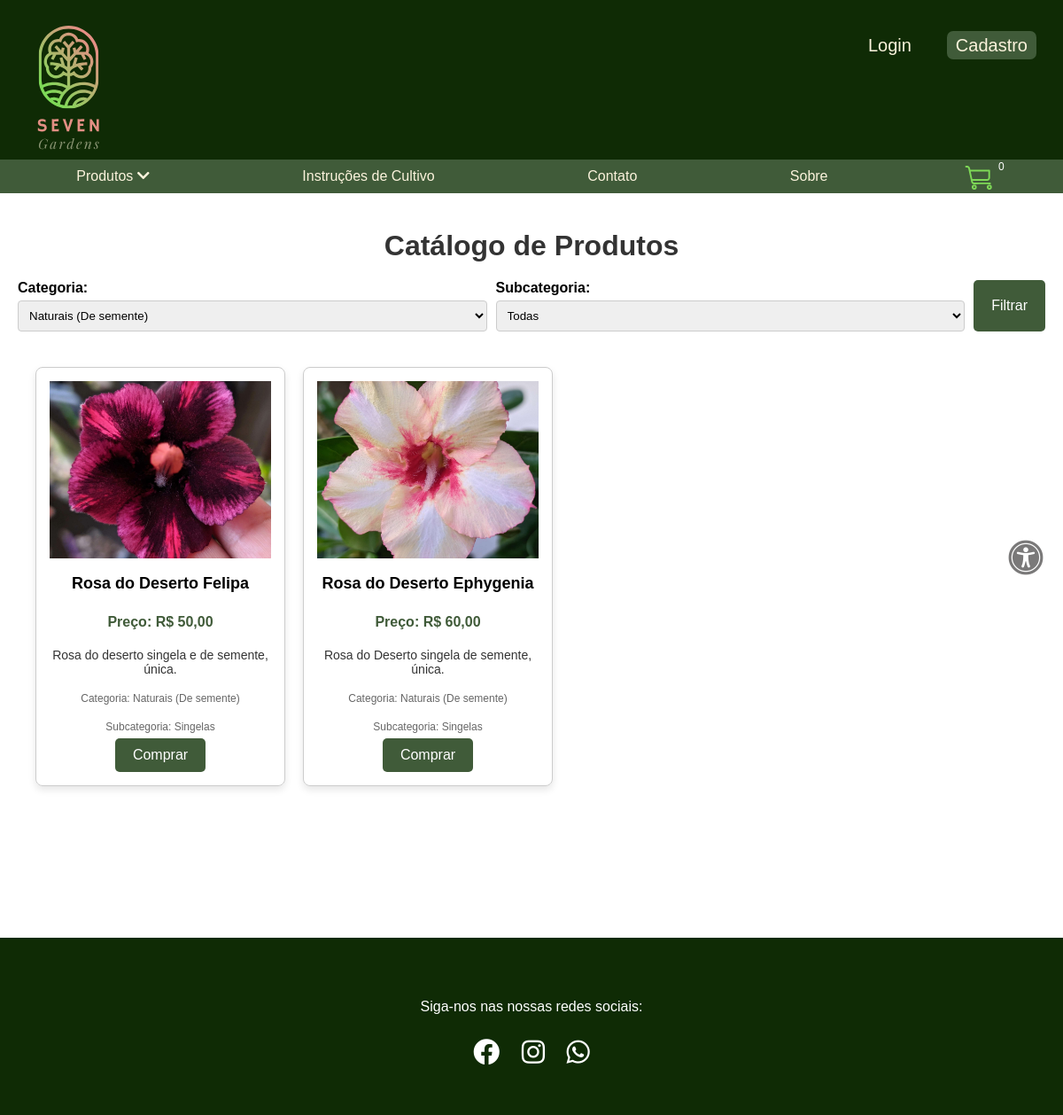
/Front-end/html/catalogo.php?categoria=Naturais (De semente), run on the app's committed database.
### tables this page shows
CREATE TABLE `produto` (
  `idProduto` int(11) NOT NULL,
  `nome` varchar(100) NOT NULL,
  `preco` decimal(10,2) NOT NULL,
  `descricao` varchar(255) NOT NULL,
  `categoria` varchar(50) NOT NULL,
  `subcategoria` varchar(50) NOT NULL,
  `imagem` varchar(255) DEFAULT NULL
);

### Front-end/html/catalogo.php (the view, shortened to what this page needs)
<?php
$isUserMasterOrColaborador = isset($_SESSION['usuario_tipo']) && in_array($_SESSION['usuario_tipo'], ['Master', 'Colaborador']);
$categorias = $pdo->query("SELECT DISTINCT categoria FROM produto")->fetchAll(PDO::FETCH_ASSOC);
$query = "SELECT * FROM produto WHERE 1";
$params = [];
if (isset($_GET['categoria']) && $_GET['categoria'] != '') {
  $query .= " AND categoria = :categoria";
  $params[':categoria'] = $_GET['categoria'];
}
$stmt = $pdo->prepare($query);
$stmt->execute($params);
$produtos = $stmt->fetchAll(PDO::FETCH_ASSOC);
?>
<!DOCTYPE html>
<html lang="en">
<head>
  <link rel="stylesheet" href="../css/header.css">
  <link rel="stylesheet" href="../css/Card-produtos.css">
  <link rel="stylesheet" href="../css/catalogo.css">
  <link rel="stylesheet" href="../css/modalEstilos.css">
  <link rel="stylesheet" href="https://cdnjs.cloudflare.com/ajax/libs/font-awesome/5.15.4/css/all.min.css">
</head>
<body>
  <?php include('../../header.php'); ?>
  <div class="container">
    <h1>Catálogo de Produtos</h1>
    <form method="GET" action="catalogo.php">
      <div class="filters">
        <div class="filter">
          <label for="categoria">Categoria:</label>
          <select name="categoria" id="categoria">
            <?php foreach ($categorias as $categoria) : ?>
              <option value="<?= htmlspecialchars($categoria['categoria']) ?>" <?= (isset($_GET['categoria']) && $_GET['categoria'] == $categoria['categoria']) ? 'selected' : '' ?>>
                <?= htmlspecialchars($categoria['categoria']) ?>
              </option>
            <?php endforeach; ?>
          </select>
        </div>
        <div class="filter">
          <label for="subcategoria">Subcategoria:</label>
          <select name="subcategoria" id="subcategoria">
            <option value="">Todas</option>
          </select>
        </div>
        <button type="submit">Filtrar</button>
      </div>
    </form>
    <div class="bloco-produtos">
      <?php if (isset($produtos) && count($produtos) > 0) : ?>
        <?php foreach ($produtos as $produto) : ?>
          <div class="produto-card">
            <img class="imgProduto" src="../../<?= htmlspecialchars($produto['imagem']) ?>" alt="<?= htmlspecialchars($produto['nome']) ?>">
            <h3><?= htmlspecialchars($produto['nome']) ?></h3>
            <p class='preco'>Preço: R$ <?= number_format($produto['preco'], 2, ',', '.') ?></p>
            <p class='descricao'><?= htmlspecialchars($produto['descricao']) ?></p>
            <p class='categoria'>Categoria: <?= htmlspecialchars($produto['categoria']) ?></p>
            <p class='subcategoria'>Subcategoria: <?= htmlspecialchars($produto['subcategoria']) ?></p>
            <?php if ($isUserMasterOrColaborador) : ?>
              <div>
                <button class='editar-btn' data-id='<?= htmlspecialchars($produto['idProduto']) ?>' data-nome='<?= htmlspecialchars($produto['nome']) ?>' data-preco='<?= htmlspecialchars($produto['preco']) ?>' data-descricao='<?= htmlspecialchars($produto['descricao']) ?>' data-categoria='<?= htmlspecialchars($produto['categoria']) ?>' data-subcategoria='<?= htmlspecialchars($produto['subcategoria']) ?>'>Editar</button>
                <button class='excluir-btn' data-id='<?= htmlspecialchars($produto['idProduto']) ?>'>Excluir</button>
              </div>
            <?php else : ?>
              <button class='comprar-btn' data-id='<?= htmlspecialchars($produto['idProduto']) ?>' onclick="adicionarAoCarrinho(<?= htmlspecialchars($produto['idProduto']) ?>, '<?= htmlspecialchars($produto['nome']) ?>', <?= htmlspecialchars($produto['preco']) ?>, '<?= htmlspecialchars($produto['imagem']) ?>')">Comprar</button>
            <?php endif; ?>
          </div>
        <?php endforeach; ?>
      <?php else : ?>
        <p class="nenhum-produto">Nenhum produto encontrado.</p>
      <?php endif; ?>
    </div>
  </div>
  <section id="accessibility-section">
    <i class="fas fa-universal-access" id="accessibility-icon"></i>
  </section>
  <footer>
    <div class="social-icons">
      <p>Siga-nos nas nossas redes sociais:</p>
      <a href="https://www.facebook.com/profile.php?id=100063959239107" class="icon" target="_blank"><i class="fab fa-facebook"></i></a>
      <a href="https://www.instagram.com/polen_azul?utm_source=ig_web_button_share_sheet&igsh=ZDNlZDc0MzIxNw==" class="icon" target="_blank"><i class="fab fa-instagram"></i></a>
      <a href="https://www.whatsapp.com/catalog/5521981510975/?app_absent=0" class="icon" target="_blank"><i class="fab fa-whatsapp"></i></a>
    </div>
  </footer>
</body>
</html>

### Front-end/css/header.css (style rules this page uses)
.imgProduto { width: 250px; }
footer { background-color: #0f2b05; height: 200px; position: relative; display: flex; justify-content: center; align-items: center; }
.social-icons { text-align: center; }
.social-icons p { color: #fff; text-align: center; font-size: 16px; }
.social-icons .icon { display: inline-block; margin: 10px 10px 0; font-size: 30px; color: #fff; transition: transform 0.3s ease; }
.fa-universal-access, .fa-moon, .fa-sun { color: #7A7979; }
#accessibility-section { position: fixed; top: 50%; transform: translateY(-50%); right: 2px; z-index: 9999; transition: all 0.3s ease; }
.fa-universal-access { position: fixed; top: 50%; transform: translateY(-50%); right: 20px; z-index: 9999; transition: all 0.3s ease; font-size: 40px; }

### Front-end/css/Card-produtos.css (style rules this page uses)
.bloco-produtos { display: grid; grid-template-columns: repeat(4, 1fr); gap: 20px; padding: 20px; }
.produto-card { border: 1px solid #ccc; border-radius: 8px; padding: 15px; box-shadow: 0 4px 8px rgba(0, 0, 0, 0.1); font-size: 16px; text-align: center; display: flex; flex-direction: column; justify-content: space-between; align-items: center; transition: box-shadow 0.3s ease; }
.produto-card img.imgProduto { max-height: 200px; object-fit: cover; }
.produto-card h3 { font-size: 18px; margin-bottom: 8px; }
.produto-card p { margin-bottom: 6px; }
.produto-card p.preco { color: #405b39; font-weight: bold; font-size: 16px; }
.produto-card p.descricao { color: #333; font-size: 14px; }
.produto-card p.categoria, .produto-card p.subcategoria { color: #666; font-size: 12px; }
.produto-card .comprar-btn, .editar-btn, .excluir-btn { background-color: #405b39; color: white; border: none; border-radius: 5px; padding: 10px 20px; font-size: 1rem; cursor: pointer; transition: background-color 0.3s ease, transform 0.3s ease; }

### Front-end/css/catalogo.css (style rules this page uses)
body { font-family: Arial, Helvetica, sans-serif; margin: 0; padding: 0; }
.container { background-color: #fff; padding: 20px; min-height: 100vh; }
.imgProduto { width: 250px; }
h1 { text-align: center; margin-bottom: 20px; color: #333; }
.filters { display: flex; justify-content: space-between; margin-bottom: 20px; gap: 10px; }
.filter { flex: 1; }
.filter label { display: block; margin-bottom: 5px; font-weight: bold; }
.filter select { width: 100%; padding: 8px; border: 1px solid #ccc; border-radius: 4px; }
button[type="submit"] { background-color: #405b39; color: white; border: none; border-radius: 5px; padding: 10px 20px; font-size: 1rem; cursor: pointer; transition: background-color 0.3s ease, transform 0.3s ease; }
footer { background-color: #0f2b05; height: 200px; display: flex; justify-content: center; align-items: center; flex-direction: column; }
.social-icons { text-align: center; }
.social-icons p { color: #fff; text-align: center; font-size: 16px; }
.social-icons .icon { display: inline-block; margin: 10px 10px 0; font-size: 30px; color: #fff; transition: transform 0.3s ease; }
#accessibility-section { position: fixed; top: 50%; transform: translateY(-50%); right: 2px; z-index: 9999; transition: all 0.3s ease; }
.fa-universal-access { position: fixed; top: 50%; transform: translateY(-50%); right: 20px; z-index: 9999; transition: all 0.3s ease; font-size: 40px; }

### data on the page
produto: imagem (picture), nome "Rosa do Deserto Felipa", preco "50,00", descricao "Rosa do deserto singela e de semente, única.", categoria "Naturais (De semente)", subcategoria "Singelas"
produto: imagem (picture), nome "Rosa do Deserto Ephygenia", preco "60,00", descricao "Rosa do Deserto singela de semente, única.", categoria "Naturais (De semente)", subcategoria "Singelas"

### other printed values
form field categoria "Naturais (De semente)"
